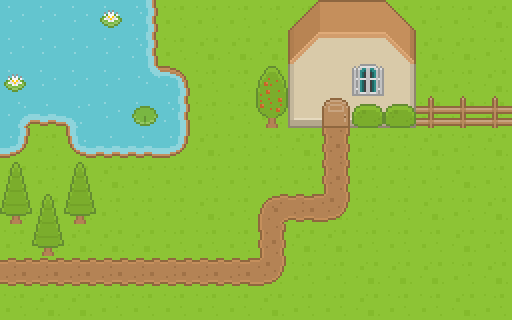

Below is a game level as drawn by its tile map, then a one-line description and the .tmx that defines it (tile-layer data replaced by summaries):
An orthogonal 16x10 tile map with 32x32 px tiles, 3 tile layers (Ground, GroundOverlay, RoofandWindows) and 7 objects.

<map version="1.0" orientation="orthogonal" renderorder="right-down" width="16" height="10" tilewidth="32" tileheight="32" nextobjectid="15">
 <tileset firstgid="1" name="roguelikeSheet_transparent2x" tilewidth="32" tileheight="32" spacing="2" margin="2" tilecount="1767">
  <image source="roguelikeSheet_transparent2x.png" width="1940" height="1056" />
 </tileset>
 <layer name="Ground" width="16" height="10">
  <data>[160 cells, 160 non-empty, 2 distinct tile ids]</data>
 </layer>
 <layer name="GroundOverlay" width="16" height="10">
  <data>[160 cells, 67 non-empty, 25 distinct tile ids]</data>
 </layer>
 <layer name="RoofandWindows" width="16" height="10">
  <data>[160 cells, 13 non-empty, 10 distinct tile ids]</data>
 </layer>
 <objectgroup name="Collision">
  <object id="1" x="0" y="0" width="160" height="128" />
  <object id="2" x="64" y="64" width="128" height="96" />
  <object id="5" x="0" y="162" width="96" height="64" />
  <object id="9" x="31" y="190" width="34" height="69" />
  <object id="10" x="254" y="63" width="36" height="66" />
  <object id="11" x="281" y="-2" width="229" height="133" />
 </objectgroup>
 <objectgroup name="POE">
  <object id="13" x="0" y="224" width="32" height="96" />
 </objectgroup>
</map>